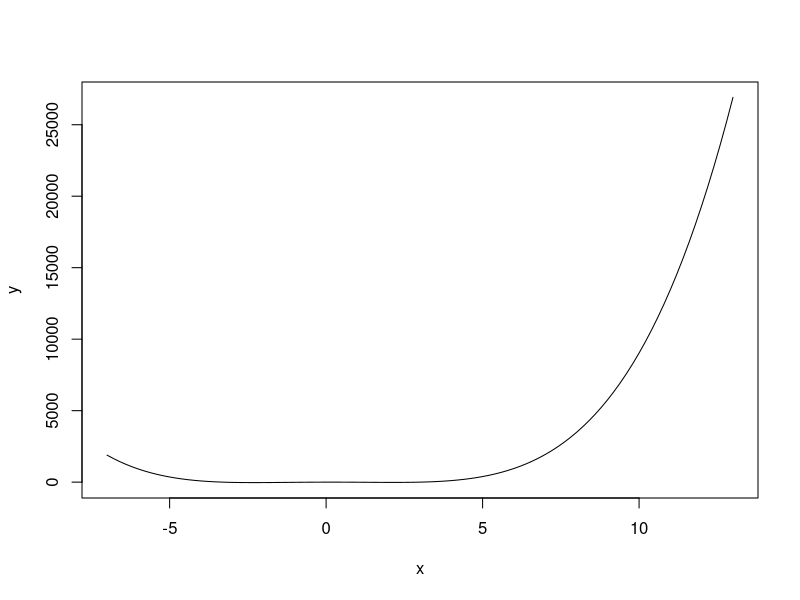
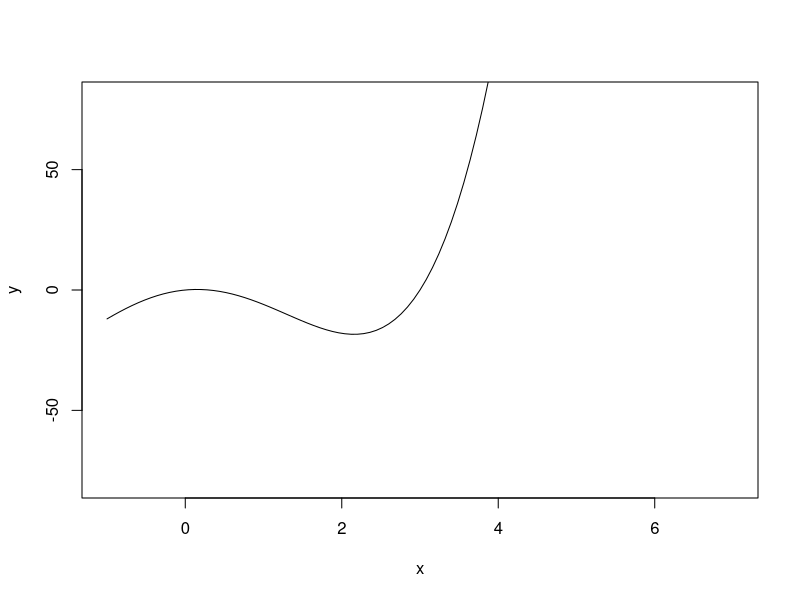
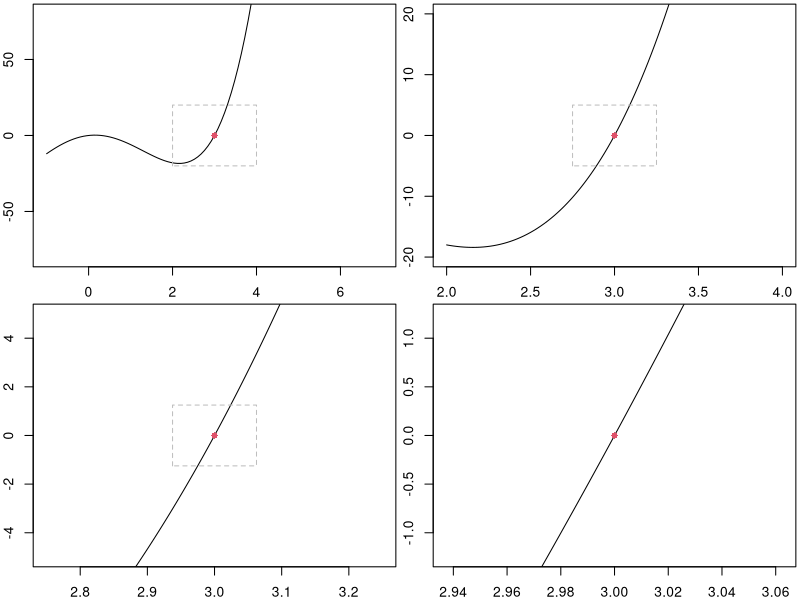
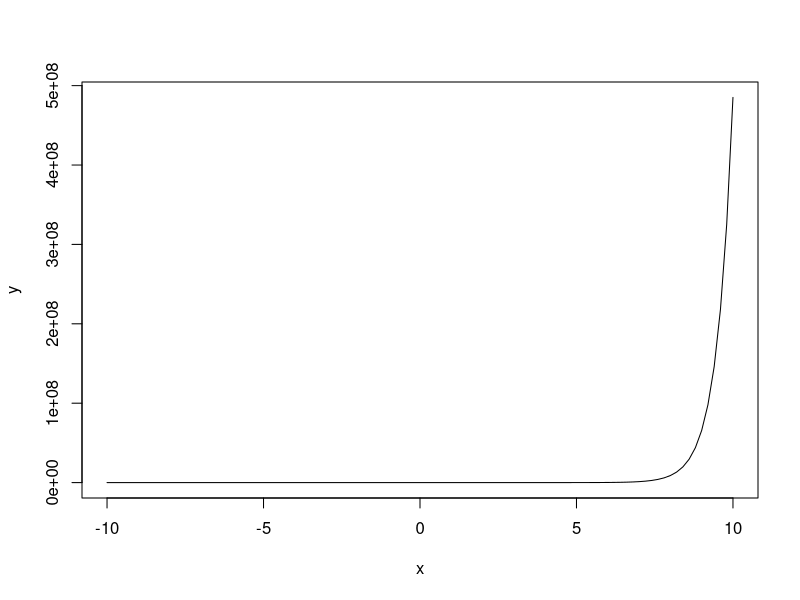
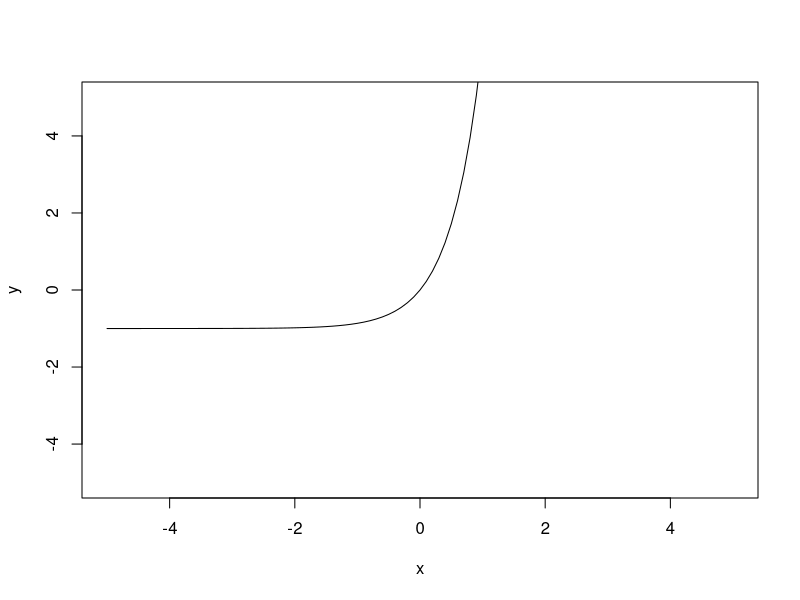
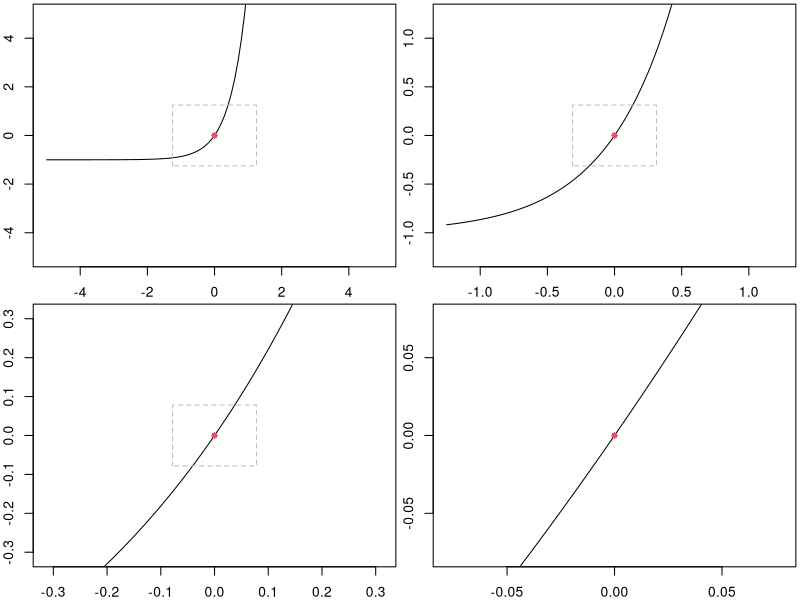
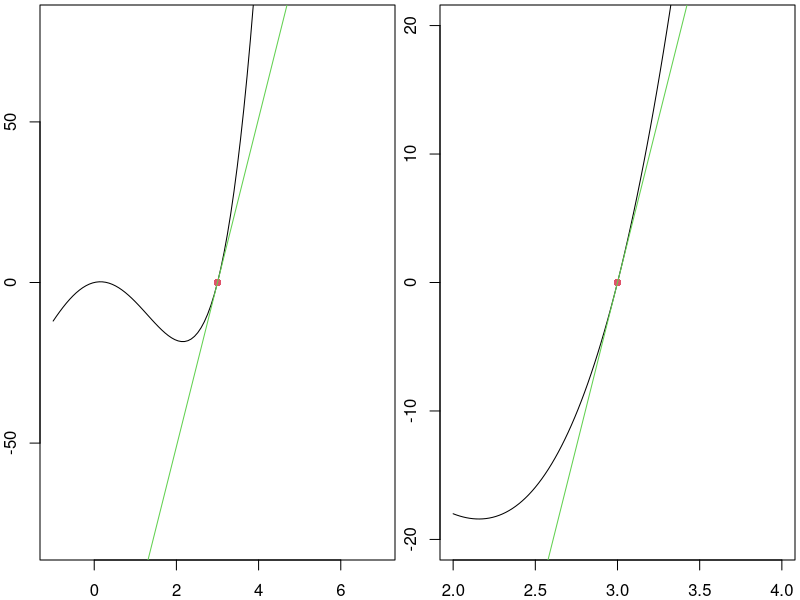
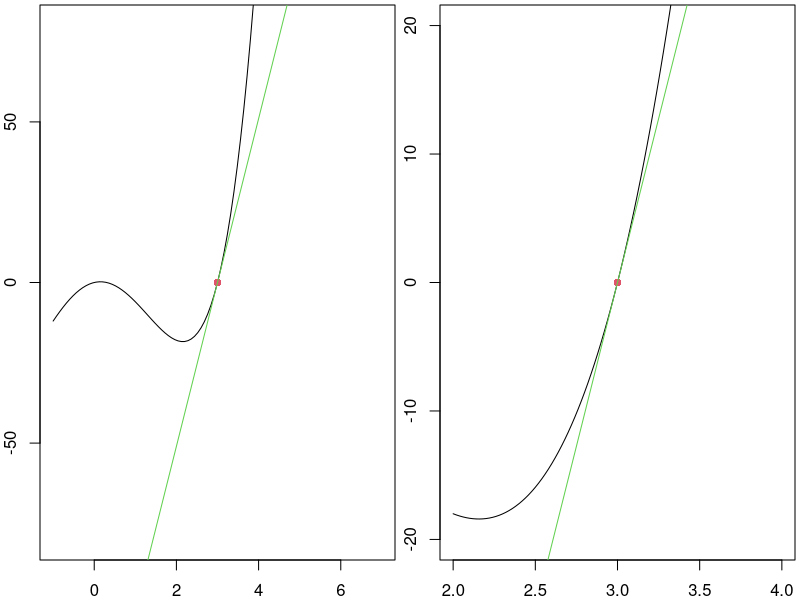

Write the R code that produced these figures, in order.
## ---- chunk 1
knitr::opts_chunk$set(
  echo = TRUE, 
  message = FALSE, 
  warning = FALSE, 
  error = TRUE
)
## ---- chunk 2
# We use these functions in the work below. 

#This function will plot a function given the center x value, width, and height. 
my_plot_fun_cen <- function(f,center,width=20,height=NA,n=100,...){
  x <- seq(center - width/2,center+width/2,width/n)
  y <- f(x)
  b <- f(center)
  #original_par <- par(no.readonly = TRUE)
  #par(mar=c(2,2,0.25,0.25))
  
  if(is.na(height)){
    plot(x,y,type="l",...)
  } else {
    plot(x,y,type="l",ylim = c(b-height/2,b+height/2),...)
  }
  #par(original_par)#resets par
}

#This draws a gray dashed box centered at (a,b) with a given width and height. 
my_polypath_cen <- function(a,b,width,height=width,lty = 2, border = "gray",...){
  x <- c(a-width/2,a-width/2,a+width/2,a+width/2)
  y <- c(b-height/2,b+height/2,b+height/2,b-height/2)
  polypath(x,y,lty=lty,border=border,...)
}

#This code plots a function given the center, width, and height desired.
#Then it multiplies the width and height by the scale to create a zoomed in plot.
#This is done 3 total times, making a 2 by 2 grid of plots. 
zoom_in <- function(f, center, width=10, height = width, scale = 1/4,...){
  a <- center
  b <- f(center)
  w <- width
  h <- height
  r <- scale

  #We will be making graphs appear in a 2 by 2 grid.
  #Save the original par settings to reset them at the end. 
  original_par <- par(no.readonly = TRUE)
  
  par(mfrow=c(2,2),mar=c(2,2,0.25,0.25))
  #Plot function
  my_plot_fun_cen(f,center,width,height,...)
  points(a,b,pch=16,col=2)
  my_polypath_cen(a,b,w*r,h*r,...)
  #Zoom in by multiplying the width and height by the scale. 
  my_plot_fun_cen(f,center,w*r,h*r,...)
  points(a,b,pch=16,col=2)
  my_polypath_cen(a,b,w*r^2,h*r^2,...)
  #Zoom in again
  my_plot_fun_cen(f,center,w*r^2,h*r^2,...)
  points(a,b,pch=16,col=2)
  my_polypath_cen(a,b,w*r^3,h*r^3,...)
  #And Zoom in one last time. 
  my_plot_fun_cen(f,center,w*r^3,h*r^3,...)
  points(a,b,pch=16,col=2)

  par(original_par)#resets par
}

linearization <- function(x,f,a,m){
  f(a) + m*(x - a)
}

linearization_plot <- function(f,a,slope,width=10,height=width,n=1000,scale=1/4,...){
  original_par <- par(no.readonly = TRUE)
  b <- f(a)
  w <- width
  h <- height
  x <- seq(a-w/2,a+w/2,w/n)

  par(mfrow=c(1,2),mar=c(2,2,0.25,0.25))
  my_plot_fun_cen(f,a,width,height,...)
  points(a,b,pch=16,col=2)
  lines(x,linearization(x,f,a,slope),col=3)
  my_plot_fun_cen(f,a,width*scale,height*scale,...)
  points(a,b,pch=16,col=2)
  lines(x,linearization(x,f,a,slope),col=3)
  par(original_par)#resets par
  
}

slope_table <- function(f,c,dx,n=4){
  x <- seq(c-n*dx,c+n*dx,dx)
  data.frame(c=c,x=x,Deltax = x-c,fc=f(c),fx=f(x),Deltay = f(x)-f(c), slope=(f(x)-f(c))/(x-c))
}

Df_approx <- function(c,f,dx){
  #Average of right and left difference quotients
  ((f(c+dx)-f(c))/dx+(f(c-dx)-f(c))/-dx)/2
}

plot_f_with_der <- function(f,xlim,ylim=NA,tlines=NA,n=100){
  original_par <- par(no.readonly = TRUE)
  a <- xlim[[1]]
  b <- xlim[[2]]
  dx <- (b-a)/n
  x <- seq(a,b,(b-a)/n)
  y <- f(x)
  Dy <- Df_approx(x,f,dx/10)
  par(mar=c(2,2,0.25,0.25))
  if(all(is.na(ylim))){
    plot(x,y,xlim=xlim,type = "l")
    lines(x,Dy,xlim=xlim, type = "l", col = 2)
  } else {
    plot(x,y,xlim=xlim,type = "l",ylim = ylim)
    lines(x,Dy,xlim=xlim, type = "l", col = 2, ylim=ylim)
  }
  for (t in tlines){
    lines(x,f(t)+Df_approx(t,f,dx/10)*(x-t),col=3)
    lines(c(t,t),c(f(t),Df_approx(t,f,dx/10)),lty=3)
    points(t,f(t),col=2)
  }
  lines(x,y,xlim=xlim,type = "l")
  lines(x,Dy,xlim=xlim, type = "l", col = 2)
  par(original_par)#resets par
}


## ---- chunk 3
f <- function(x){x^4 -10*x^2 +3*x}
## ---- chunk 4
c <- 3
my_plot_fun_cen(f,c)
## ---- chunk 5
width <- 8
height <- 160  
my_plot_fun_cen(f,c,width,height=height)
## ---- chunk 6
zoom_in(f,c,width, height, scale = 1/4)
## ---- chunk 7
#f <- function(x){x^4 -10*x^2 +3*x}
f <- function(x){exp(2*x)-1}
#f <- function(x){sign(x-1)*(abs(x-1))^(1/3)}
#f <- function(x){3*log(x-2)}
#f <- function(x){abs(x+4)}
# Feel free to enter your own. 
## ---- chunk 8
c <- 0
my_plot_fun_cen(f,c)
## ---- chunk 9
width <- 10
height <- 10
my_plot_fun_cen(f,c,width,height=height)
## ---- chunk 10
zoom_in(f,c,width, height, scale = 1/4)
## ---- chunk 11
f <- function(x){x^4 -10*x^2 +3*x}
c <- 3
width <- 8
height <- 160

linearization_plot(f,c,Df_approx(c,f,width/100),width,height,scale = 1/4)
## ---- chunk 12
dx <- 0.0001
slope_table(f,c,dx,n=4)
## ---- chunk 13
mean(
  (f(c+dx)-f(c))/dx,
  (f(c-dx)-f(c))/(-dx))
## ---- chunk 14
#Enter your estimate for f'(c)
derivative_of_f_at_c <- 51

linearization_plot(f,c,derivative_of_f_at_c,width,height,scale = 1/4)
## ---- chunk 15
f <- function(x){exp(2*x)-1}
c <- 0
dx <- 0.01 #Change as needed
slope_table(f,c,dx,n=4)
## ---- chunk 16
mean( #This provides a reasonable guess for f'(c),
      #provided the values in the table above are close. 
  (f(c+dx)-f(c))/dx,
  (f(c-dx)-f(c))/(-dx))
## ---- chunk 17
#Enter your estimate for f'(c). 
derivative_of_f_at_c <- 4
width <- 10
height <- 10
linearization_plot(f,c,derivative_of_f_at_c,width,height,scale = 1/4)
## ---- chunk 18
f <- function(x){x^2}
xlim <- c(-3,3)
ylim <- c(-9,9)
tlines <- c(-2,-1,1.5,3)
plot_f_with_der(f,xlim,ylim,tlines)
## ---- chunk 19
f <- function(x){x^2}
xlim <- c(-3,3)
ylim <- c(-9,9)
plot_f_with_der(f,xlim,ylim,)
## ---- chunk 20
x <- seq(-3,3,1)
dx <- 0.0001
Df_at_x <- Df_approx(x,f,dx)
data.frame(x = x, Df_at_x = Df_at_x)
## ---- chunk 21
f <- function(x){5*x}
xlim <- c(-3,3)
ylim <- c(-9,9)
plot_f_with_der(f,xlim,ylim,)
## ---- chunk 22
x <- seq(-3,3,1)
dx <- 0.0001
Df_at_x <- Df_approx(x,f,dx)
data.frame(x = x, Df_at_x = Df_at_x)
